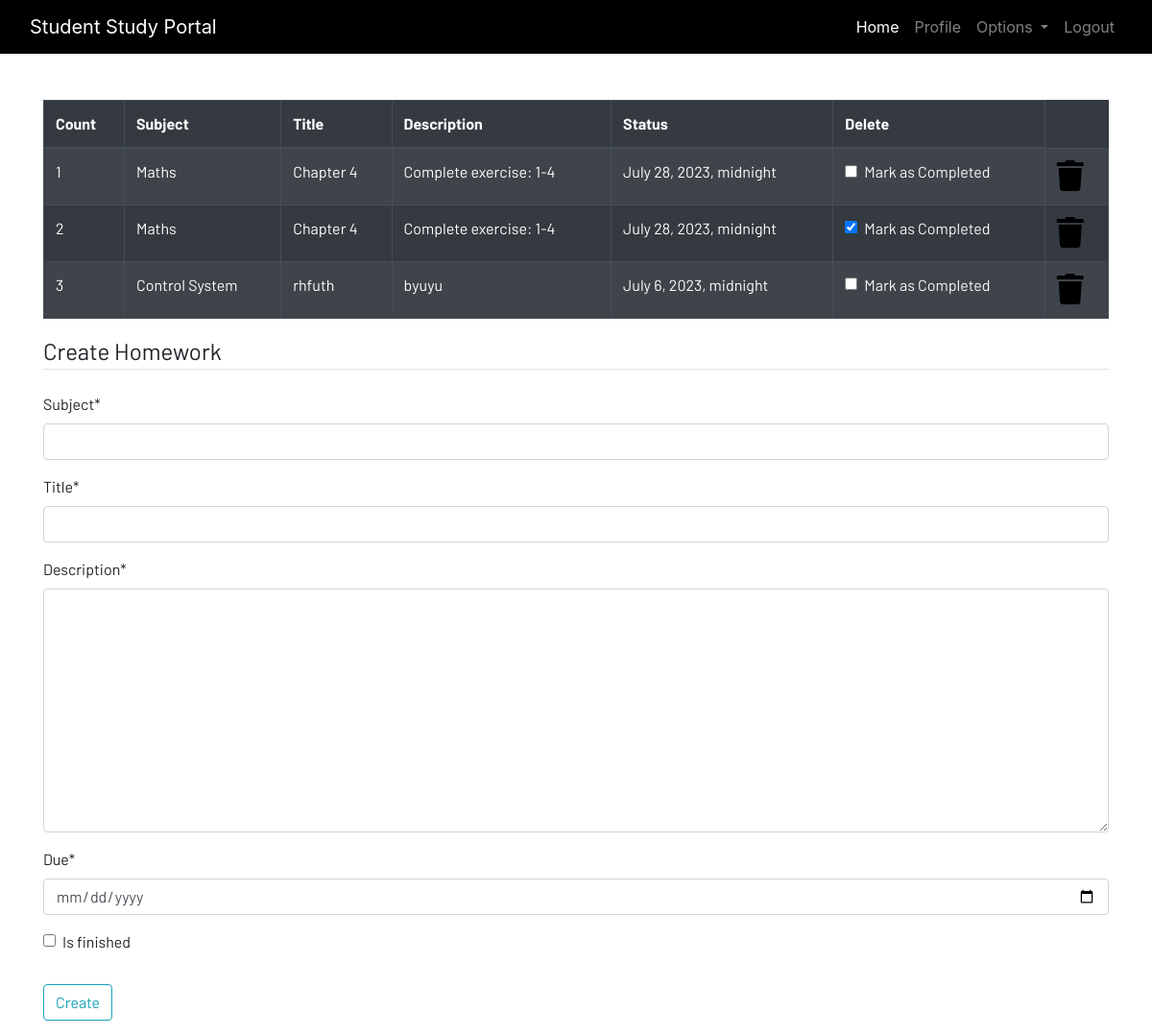
The page /homework (signed in) on the database its author committed.
### dashboard/models.py (models this page shows, shortened)
class Homework(models.Model):
    user = models.ForeignKey(User, on_delete=models.CASCADE)
    subject = models.CharField(max_length=50)
    title = models.CharField(max_length=100)
    description = models.TextField()
    due = models.DateTimeField()
    is_finished = models.BooleanField(default=False)

### dashboard/views.py (the view)
# urls.py: path('homework', views.homework, name='homework'),
@login_required
def homework(request):
    if request.method == "POST":
        form = HomeworkForm(request.POST)
        if form.is_valid():
            try:
                finished = request.POST.get('is_finished')
                if finished == 'on':
                    finished = True
                else:
                    finished = False
            except:
                finished = False
            homeworks = Homework(
                user=request.user,
                subject=request.POST.get('subject'),
                title=request.POST.get('title'),
                description=request.POST.get('description'),
                due=request.POST.get('due'),
                is_finished=finished
            )
            homeworks.save()
            messages.success(request, f'Homework Added from {request.user.username}!!')
    else:
        form=HomeworkForm()
    homework = Homework.objects.filter(user=request.user)
    if len(homework) == 0:
        homework_done = True
    else:
        homework_done = False
    context = {'homeworks': homework, 'homeworks_done': homework_done,'form':form}
    return render(request,'dashboard/homework.html',context)

### dashboard/forms.py
class HomeworkForm(forms.ModelForm):
    class Meta:
        model = Homework
        widgets = {'due': DateInput()}
        fields = ['subject', 'title', 'description', 'due', 'is_finished']

### dashboard/templates/dashboard/homework.html (shortened to what this page needs)
{% extends 'dashboard/base.html' %}
{% load static %}
{% load crispy_forms_tags%}
{% block content %}
<div class="container">
{% if not homeworks_done %}
    <table class="table table-striped table-bordered table-hover table-dark">
        <thead>
            <tr>
                <th scope="col">Count</th>
                <th scope="col">Subject</th>
                <th scope="col">Title</th>
                <th scope="col">Description</th>
                <th scope="col">Status</th>
                <th scope="col">Delete</th>
            </tr>
        </thead>
        <tbody>
            {% for homework in homeworks%}
            <tr>
                <td scope="col">{{forloop.counter}}</th>
                <td scope="col">{{homework.subject}}</th>
                <td scope="col">{{homework.title}}</th>
                <td scope="col">{{homework.description}}</th>
                <td scope="col">{{homework.due}}</th>
                <td>
                    <a href="{% url 'update_homework' homework.id %}">
                        <div class="form-check">
                            {% if homework.is_finished %}
                                <input class="form-check-input" type="checkbox" value="" checked>
                            {% else %}
                                <input class="form-check-input" type="checkbox" value="">
                            {% endif %}
                            <label class="form-check-label text-light" for="flexCheckDefault">
                                Mark as Completed
                            </label>
                        </div>
                    </a>
                </td>
                <td><a href="{% url 'delete_homework' homework.id %}"><i class="fa fa-trash fa-2x"></i></a></td>
            </tr>
            {% endfor %}
        </tbody>
    </table>
    {% else %}
        <h4>All homeworks are completed!! Create to have more!!</h4>
    {% endif %}
</div>
<div class=" container">
    <form method="POST">
        <fieldset class="form-group">
            <legend class="border-bottom mb-4">Create Homework</legend>
            {{form | crispy}}
        </fieldset>
        <div class="form-group">
            <button href="" class="btn btn-outline-info" type="submit">
                Create
            </button>
        </div>
    </form>
</div>
{% endblock content %}

### dashboard/templates/dashboard/base.html (shortened to what this page needs)
<!DOCTYPE html>
{% load static %}
<html lang="en">
<head>
  <link rel="stylesheet" href="https://stackpath.bootstrapcdn.com/bootstrap/4.3.1/css/bootstrap.min.css"
 />
  <link rel="stylesheet" href="https://use.fontawesome.com/releases/v5.7.2/css/all.css"
 />
  <link rel="stylesheet" href="{% static 'css/main.css' %}" />
</head>
<body>
  <header>
    <nav class="navbar navbar-expand-lg navbar-dark bg-dark">
      <div class="container-fluid">
        <a class="navbar-brand" href="{% url 'home' %}">Student Study Portal</a>
        <div class="collapse navbar-collapse justify-content-end" id="navbarSupportedContent">
          <ul class="navbar-nav mb-2 mb-lg-0">
            <li class="nav-item">
              <a class="nav-link active" aria-current="page" href="{% url 'home' %}">Home</a>
            </li>
            {% if user.is_authenticated %}
            <li class="nav-item">
              <a class="nav-link" href="{% url 'profile' %}">Profile</a>
            </li>
            <li class="nav-item dropdown">
              <a class="nav-link dropdown-toggle" href="#" id="navbarDropdown" role="button" data-toggle="dropdown"
                aria-haspopup="true" aria-expanded="false">
                Options
              </a>
            </li>
            <li class="nav-item">
              <a class="nav-link" href="{% url 'logout' %}">Logout</a>
            </li>
            {% endif %}
          </ul>
        </div>
      </div>
    </nav>
  </header>
  <br /><br />
  <main>
    {% block content %}
    {% endblock content %}
  </main>
</body>
</html>

### static/css/main.css (style rules this page uses)
html { scroll-behavior: smooth; height: 100%; width: 100%; }
main { font-family: Barlow, Quicksand, Rubik, sans-serif, serif, 'Times New Roman', Times, serif !important; }
.navbar { background-color: rgb(0, 0, 0) !important; }
a { text-decoration: none !important; color: black; }
html, body { max-width: 100%; overflow-x: hidden; height: 100%; width: 100%; }
body { overflow-x: hidden; background-repeat: no-repeat; }
.fa { color: black; }

### rows shown on the page
Homework: subject "Maths", title "Chapter 4", description "Complete exercise: 1-4", due "July 28, 2023, midnight"
Homework: subject "Maths", title "Chapter 4", description "Complete exercise: 1-4", due "July 28, 2023, midnight"
Homework: subject "Control System", title "rhfuth", description "byuyu", due "July 6, 2023, midnight"
